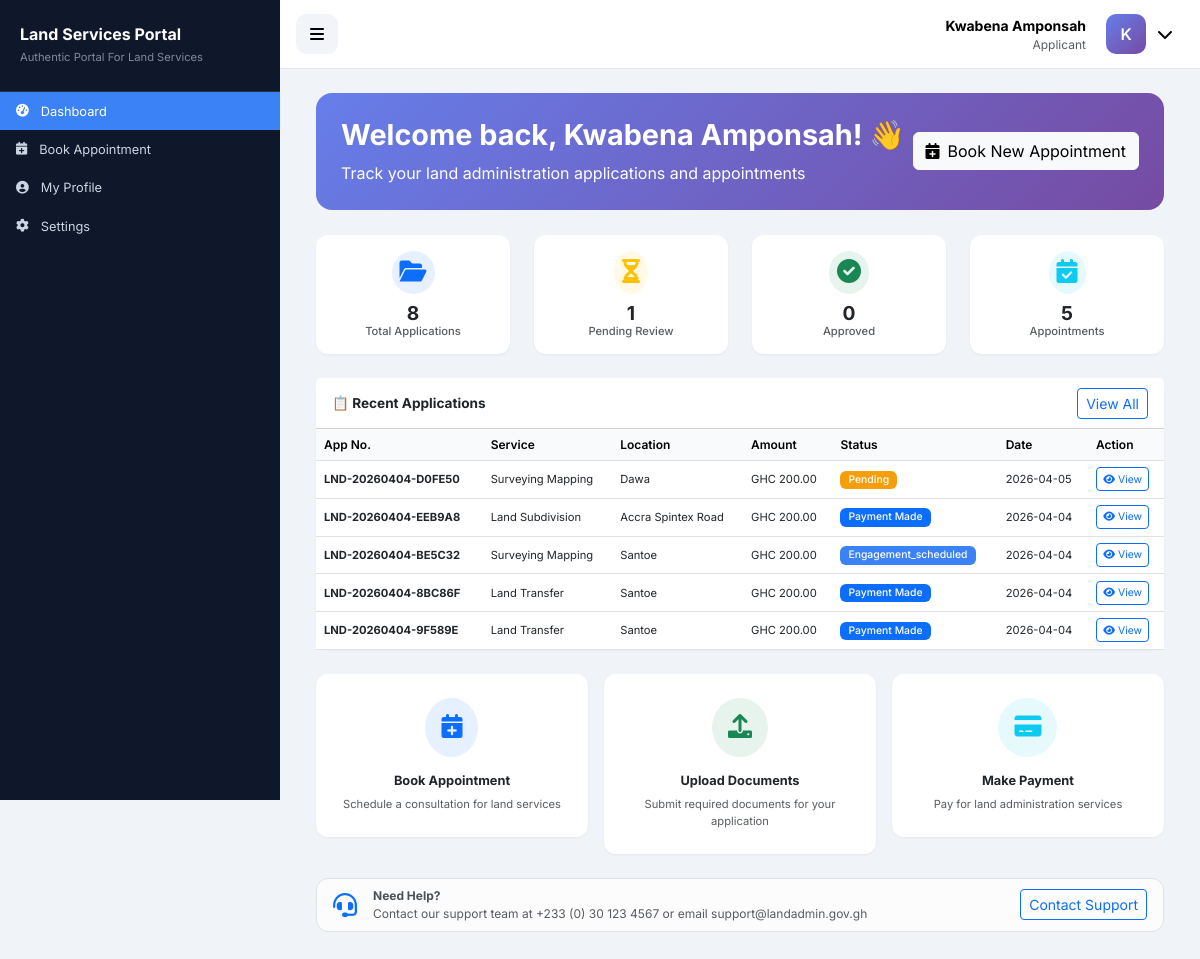
/dashboard (signed in), run on the app's committed database.
### tables this page shows
CREATE TABLE applications (
            id INTEGER PRIMARY KEY AUTOINCREMENT,
            application_number TEXT UNIQUE NOT NULL,
            user_id INTEGER NOT NULL,
            service_type TEXT NOT NULL,
            property_location TEXT NOT NULL,
            property_size REAL,
            title_deed_number TEXT,
            status TEXT DEFAULT 'pending',
            created_at TIMESTAMP DEFAULT CURRENT_TIMESTAMP,
            updated_at TIMESTAMP, applicant_notes TEXT, is_paid BOOLEAN DEFAULT 0, submitted_at TIMESTAMP,
            FOREIGN KEY (user_id) REFERENCES users(id)
        );

### app.py (the view)
@app.route('/dashboard')
@login_required
def dashboard():
    user_id = session['user_id']
    conn = get_db()
    if session['user_type'] == 'admin':
        stats = {
            'total_applications': conn.execute('SELECT COUNT(*) FROM applications').fetchone()[0] or 0,
            'pending_applications':
                conn.execute('SELECT COUNT(*) FROM applications WHERE status = "pending"').fetchone()[0] or 0,
            'total_users': conn.execute('SELECT COUNT(*) FROM users WHERE user_type = "applicant"').fetchone()[0] or 0,
            'total_revenue':
                conn.execute('SELECT COALESCE(SUM(amount), 0) FROM payments WHERE status = "completed"').fetchone()[
                    0] or 0,
            'completed_applications':
                conn.execute('SELECT COUNT(*) FROM applications WHERE status = "completed"').fetchone()[0] or 0
        }
        conn.close()
        return render_template('admin/admin_dashboard.html', stats=stats)
    else:
        stats = {
            'my_applications':
                conn.execute('SELECT COUNT(*) FROM applications WHERE user_id = ?', (user_id,)).fetchone()[0] or 0,
            'pending_apps': conn.execute('SELECT COUNT(*) FROM applications WHERE user_id = ? AND status = "pending"',
                                         (user_id,)).fetchone()[0] or 0,
            'approved_apps': conn.execute('SELECT COUNT(*) FROM applications WHERE user_id = ? AND status = "approved"',
                                          (user_id,)).fetchone()[0] or 0,
            'upcoming_appointments': conn.execute('''
                SELECT COUNT(*) FROM appointments a
                JOIN applications app ON a.application_id = app.id
                WHERE app.user_id = ? AND a.status = "scheduled" AND a.appointment_date >= ?
            ''', (user_id, datetime.now().date())).fetchone()[0] or 0
        }
        recent_apps = conn.execute('''
            SELECT * FROM applications
            WHERE user_id = ?
            ORDER BY created_at DESC LIMIT 5
        ''', (user_id,)).fetchall()
        conn.close()
        return render_template('dashboard.html', stats=stats, recent_apps=recent_apps)

### app.py (called while the page is built)
def get_db():
    import sqlite3
    conn = sqlite3.connect(DATABASE_PATH)
    conn.row_factory = sqlite3.Row
    return conn

def login_required(f):
    @wraps(f)
    def decorated_function(*args, **kwargs):
        if 'user_id' not in session:
            flash('Please login to access this page', 'warning')
            return redirect(url_for('login'))
        return f(*args, **kwargs)
    return decorated_function

@app.context_processor
def inject_datetime():
    return {'datetime': datetime}

### templates/dashboard.html (shortened to what this page needs)
{% extends "base_private.html" %}
{% block content %}
<div class="container-fluid">
    <div class="welcome-section">
        <div class="d-flex justify-content-between align-items-center flex-wrap">
            <div>
                <h1 class="display-6 mb-2">Welcome back, {{ session.user_name }}! 👋</h1>
                <p class="mb-0 opacity-90">Track your land administration applications and appointments</p>
            </div>
            <div class="mt-2 mt-sm-0">
                <a href="{{ url_for('book_appointment') }}" class="btn btn-light">
                    <i class="fas fa-calendar-plus me-2"></i>Book New Appointment
                </a>
            </div>
        </div>
    </div>
    <div class="row g-3 g-md-4 mb-4">
        <div class="col-6 col-md-3">
            <div class="card p-3 stat-card text-center">
                <div class="bg-primary bg-opacity-10 rounded-circle p-2 d-inline-block mx-auto mb-2">
                    <i class="fas fa-folder-open fa-2x text-primary"></i>
                </div>
                <h3 class="fw-bold mb-0">{{ stats.my_applications }}</h3>
                <h6 class="text-muted mb-0">Total Applications</h6>
            </div>
        </div>
        <div class="col-6 col-md-3">
            <div class="card p-3 stat-card text-center">
                <div class="bg-warning bg-opacity-10 rounded-circle p-2 d-inline-block mx-auto mb-2">
                    <i class="fas fa-hourglass-half fa-2x text-warning"></i>
                </div>
                <h3 class="fw-bold mb-0">{{ stats.pending_apps }}</h3>
                <h6 class="text-muted mb-0">Pending Review</h6>
            </div>
        </div>
        <div class="col-6 col-md-3">
            <div class="card p-3 stat-card text-center">
                <div class="bg-success bg-opacity-10 rounded-circle p-2 d-inline-block mx-auto mb-2">
                    <i class="fas fa-check-circle fa-2x text-success"></i>
                </div>
                <h3 class="fw-bold mb-0">{{ stats.approved_apps|default(0) }}</h3>
                <h6 class="text-muted mb-0">Approved</h6>
            </div>
        </div>
        <div class="col-6 col-md-3">
            <div class="card p-3 stat-card text-center">
                <div class="bg-info bg-opacity-10 rounded-circle p-2 d-inline-block mx-auto mb-2">
                    <i class="fas fa-calendar-check fa-2x text-info"></i>
                </div>
                <h3 class="fw-bold mb-0">{{ stats.upcoming_appointments }}</h3>
                <h6 class="text-muted mb-0">Appointments</h6>
            </div>
        </div>
    </div>
    <div class="card mb-4">
        <div class="card-header bg-white py-3 d-flex justify-content-between align-items-center flex-wrap">
            <h5 class="fw-bold mb-0">📋 Recent Applications</h5>
            <a href="{{ url_for('my_applications') }}" class="btn btn-sm btn-outline-primary">View All</a>
        </div>
        <div class="card-body p-0">
            <div class="table-responsive">
                <table class="table table-hover mb-0">
                    <thead class="table-light">
                        <tr>
                            <th>App No.</th>
                            <th>Service</th>
                            <th>Location</th>
                            <th>Amount</th>
                            <th>Status</th>
                            <th>Date</th>
                            <th>Action</th>
                        </tr>
                    </thead>
                    <tbody>
                        {% for app in recent_apps %}
                        <tr>
                            <td><small><strong>{{ app.application_number }}</strong></small></td>
                            <td><small>{{ app.service_type|replace('_', ' ')|title }}</small></td>
                            <td><small>{{ app.property_location }}</small></td>
                            <td><small>GHC 200.00</small></td>
                            <td>
                                {% if app.status == 'pending' %}
                                    <span class="badge bg-warning">Pending</span>
                                {% elif app.status == 'approved' %}
                                    <span class="badge bg-success">Approved</span>
                                {% elif app.status == 'rejected' %}
                                    <span class="badge bg-danger">Rejected</span>
                                {% elif app.status == 'completed' %}
                                    <span class="badge bg-success">Completed</span>
                                {% elif app.status == 'payment_made' %}
                                    <span class="badge bg-primary">Payment Made</span>
                                {% else %}
                                    <span class="badge bg-info">{{ app.status|title }}</span>
                                {% endif %}
                            </td>
                            <td><small>{{ app.created_at[:10] }}</small></td>
                            <td>
                                <a href="{{ url_for('application_detail', app_id=app.id) }}" class="btn btn-sm btn-outline-primary">
                                    <i class="fas fa-eye"></i> View
                                </a>
                            </td>
                        </tr>
                        {% endfor %}
                    </tbody>
                </table>
            </div>
        </div>
    </div>
    <div class="row g-3">
        <div class="col-12 col-md-4">
            <div class="card text-center p-4 quick-action-card" onclick="window.location.href='{{ url_for('book_appointment') }}'">
                <div class="bg-primary bg-opacity-10 rounded-circle p-3 d-inline-block mx-auto mb-3">
                    <i class="fas fa-calendar-plus fa-2x text-primary"></i>
                </div>
                <h6 class="fw-bold mb-2">Book Appointment</h6>
                <p class="small text-muted mb-0">Schedule a consultation for land services</p>
            </div>
        </div>
        <div class="col-12 col-md-4">
            <div class="card text-center p-4 quick-action-card" onclick="window.location.href='{{ url_for('my_applications') }}'">
                <div class="bg-success bg-opacity-10 rounded-circle p-3 d-inline-block mx-auto mb-3">
                    <i class="fas fa-upload fa-2x text-success"></i>
                </div>
                <h6 class="fw-bold mb-2">Upload Documents</h6>
                <p class="small text-muted mb-0">Submit required documents for your application</p>
            </div>
        </div>
        <div class="col-12 col-md-4">
            <div class="card text-center p-4 quick-action-card" onclick="window.location.href='{{ url_for('my_applications') }}'">
                <div class="bg-info bg-opacity-10 rounded-circle p-3 d-inline-block mx-auto mb-3">
                    <i class="fas fa-credit-card fa-2x text-info"></i>
                </div>
                <h6 class="fw-bold mb-2">Make Payment</h6>
                <p class="small text-muted mb-0">Pay for land administration services</p>
            </div>
        </div>
    </div>
    <div class="row mt-4">
        <div class="col-12">
            <div class="alert alert-light border">
                <div class="d-flex align-items-center gap-3 flex-wrap">
                    <i class="fas fa-headset fa-2x text-primary"></i>
                    <div>
                        <strong>Need Help?</strong><br>
                        <small class="text-muted">Contact our support team at +233 (0) 30 123 4567 or email support@landadmin.gov.gh</small>
                    </div>
                    <div class="ms-auto">
                        <a href="#" class="btn btn-sm btn-outline-primary">Contact Support</a>
                    </div>
                </div>
            </div>
        </div>
    </div>
</div>
{% endblock %}

### static/css/custom.css (style rules this page uses)
.table { font-size: 0.75rem !important; }
.table td, .table th { padding: 0.4rem 0.5rem !important; vertical-align: middle !important; }
.table thead th { font-weight: 600; background-color: #f8fafc; font-size: 0.75rem !important; }
.table tbody td { font-size: 0.75rem !important; }
.table small, .table .small { font-size: 0.7rem !important; }
.table .badge { font-size: 0.65rem !important; padding: 0.25rem 0.5rem !important; font-weight: 500; }
.table .btn-sm { padding: 0.2rem 0.4rem !important; font-size: 0.65rem !important; }
.table-responsive { overflow-x: auto; }
.card-header { padding: 0.6rem 1rem !important; }
.card-header h5, .card-header h6 { font-size: 0.85rem !important; margin-bottom: 0; }
.stat-card h3 { font-size: 1.2rem !important; }
.stat-card h6 { font-size: 0.7rem !important; }
.stat-card .fa-2x { font-size: 1.5rem !important; }
.quick-action-card h6 { font-size: 0.8rem !important; }
.quick-action-card p { font-size: 0.7rem !important; }
.quick-action-card i { font-size: 1.5rem !important; }
.alert { font-size: 0.75rem !important; padding: 0.5rem 1rem !important; }
.text-muted { font-size: 0.75rem !important; }
.badge.bg-warning { background-color: #f59e0b !important; }
.badge.bg-info { background-color: #3b82f6 !important; }

### templates/base_private.html (style rules this page uses)
* { margin: 0; padding: 0; box-sizing: border-box; }
body { font-family: 'Inter', sans-serif; background: #f0f4f8; color: #1e293b; }
.card { border: none; border-radius: 16px; box-shadow: 0 1px 3px rgba(0, 0, 0, 0.05); transition: transform 0.2s; }
.alert { border-radius: 12px; border: none; }

### templates/dashboard.html (style rules this page uses)
.stat-card { transition: transform 0.2s; border-radius: 12px; }
.quick-action-card { transition: all 0.3s; border-radius: 12px; cursor: pointer; }
.welcome-section { background: linear-gradient(135deg, #667eea 0%, #764ba2 100%); color: white; padding: 25px; border-radius: 16px; margin-bottom: 25px; }
.welcome-section h1 { font-size: 1.8rem; font-weight: 700; margin-bottom: 5px; }
.badge { font-weight: 500; padding: 4px 8px; border-radius: 6px; font-size: 0.7rem; }

### data on the page
applications: application_number "LND-20260404-D0FE50", service_type "Surveying Mapping", property_location "Dawa", status "Pending", created_at "2026-04-05"
applications: application_number "LND-20260404-EEB9A8", service_type "Land Subdivision", property_location "Accra Spintex Road", status "Payment Made", created_at "2026-04-04"
applications: application_number "LND-20260404-BE5C32", service_type "Surveying Mapping", property_location "Santoe", status "Engagement_scheduled", created_at "2026-04-04"
applications: application_number "LND-20260404-8BC86F", service_type "Land Transfer", property_location "Santoe", status "Payment Made", created_at "2026-04-04"
applications: application_number "LND-20260404-9F589E", service_type "Land Transfer", property_location "Santoe", status "Payment Made", created_at "2026-04-04"

### other printed values
{{ session.user_name }} "Kwabena Amponsah"
{{ session.user_type|title }} "Applicant"
{{ session.user_name[0] if session.user_name else 'U' }} "K"
{{ stats.my_applications }} "8"
{{ stats.pending_apps }} "1"
{{ stats.approved_apps|default(0) }} "0"
{{ stats.upcoming_appointments }} "5"
